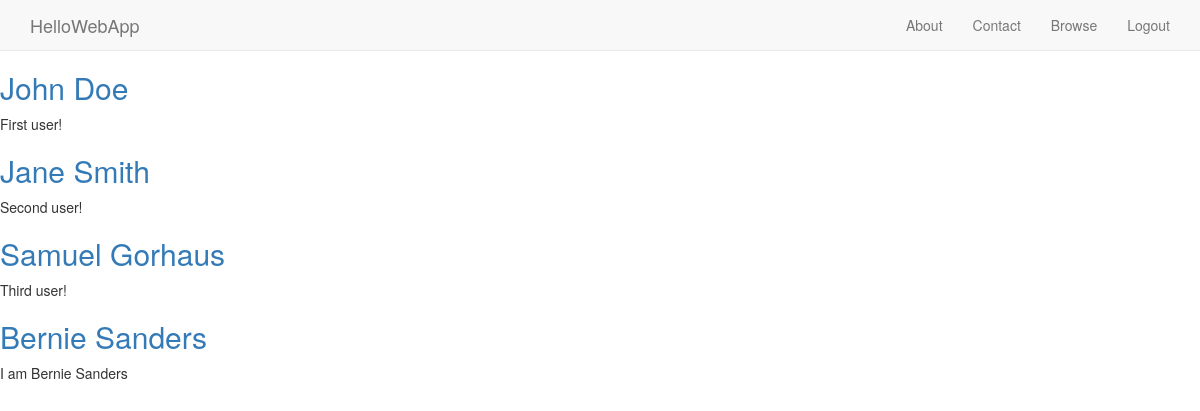
Screenshot of / (signed in) with the database file from the repository.
### collection/models.py (models this page shows)
class Profile(models.Model):
	name = models.CharField(max_length=255)
	description = models.TextField()
	slug = models.SlugField(unique=True)
	user = models.OneToOneField(User, blank=True, null=True)

### collection/views.py (the view)
# urls.py: url(r'^$', views.index, name='home'),
def index(request):
	profiles = Profile.objects.all()
	return render(request, 'index.html', {
		'profiles': profiles,
	})

### collection/templates/index.html (shortened to what this page needs)
{% extends 'base.html' %}
{% load humanize %}
{% block content %}
	{% for profile in profiles %}
	<h2>
		<a href="{% url 'profile_detail' slug=profile.slug %}">
			{{ profile.name }}
		</a>
	</h2>
	<p>{{ profile.description }}</p>
	{% endfor %}
{% endblock content %}

### rows the page displays
Profile: name "John Doe", description "First user!"
Profile: name "Jane Smith", description "Second user!"
Profile: name "Samuel Gorhaus", description "Third user!"
Profile: name "Bernie Sanders", description "I am Bernie Sanders"
